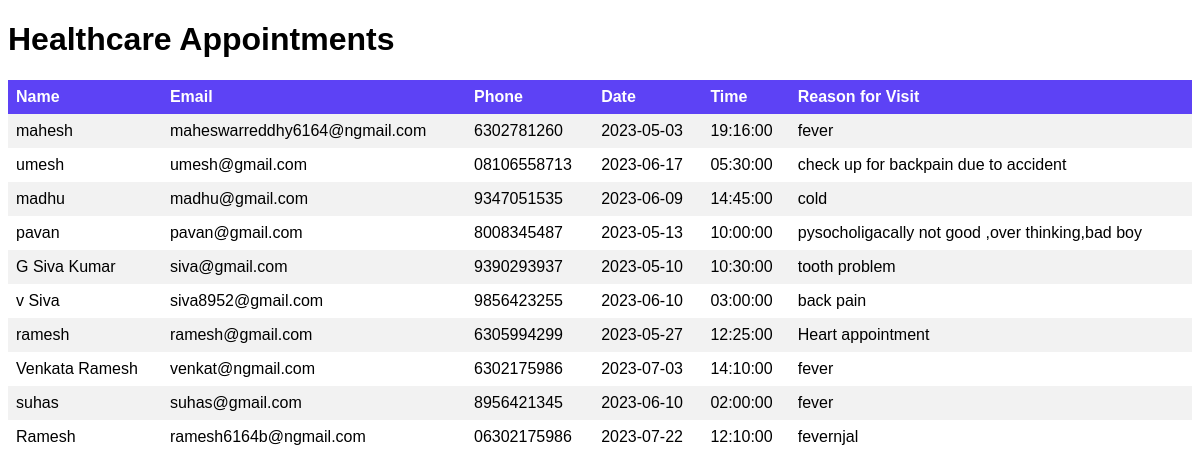
The app's page /patientinformation.php with its own data.
### tables this page shows
CREATE TABLE `appointments` (
  `id` int(6) UNSIGNED NOT NULL,
  `name` varchar(30) NOT NULL,
  `email` varchar(50) NOT NULL,
  `phone` varchar(20) NOT NULL,
  `date` date NOT NULL,
  `time` time NOT NULL,
  `reason` varchar(500) NOT NULL
);

### patientinformation.php (the view, shortened to what this page needs)
<?php
$db = new mysqli('localhost', 'root', '', 'healthcare');
$sql = "SELECT * FROM appointments";
$result = $db->query($sql);
if ($result->num_rows > 0) {
    $appointments = array();
    while($row = $result->fetch_assoc()) {
        $appointments[] = $row;
    }
} else {
    echo "No appointments found.";
}
?>
<!DOCTYPE html>
<html>
<head>
</head>
<body>
    <h1>Healthcare Appointments</h1>
    <?php if (!empty($appointments)): ?>
    <table>
        <tr>
            <th>Name</th>
            <th>Email</th>
            <th>Phone</th>
            <th>Date</th>
            <th>Time</th>
            <th>Reason for Visit</th>
        </tr>
        <?php foreach ($appointments as $appointment): ?>
        <tr>
            <td><?php echo $appointment['name']; ?></td>
            <td><?php echo $appointment['email']; ?></td>
            <td><?php echo $appointment['phone']; ?></td>
            <td><?php echo $appointment['date']; ?></td>
            <td><?php echo $appointment['time']; ?></td>
            <td><?php echo $appointment['reason']; ?></td>
        </tr>
        <?php endforeach; ?>
    </table>
    <?php else: ?>
    <p>No appointments found.</p>
    <?php endif; ?>
</body>
</html>

### patientinformation.php (style rules this page uses)
body { font-family: Arial, sans-serif; }
table { border-collapse: collapse; width: 100%; }
th, td { text-align: left; padding: 8px; }
th { background-color: #5d42f5; color: white; }
tr:nth-child(even) { background-color: #f2f2f2; }

### records on screen
appointments: name "mahesh", email "maheswarreddhy6164@ngmail.com", phone "6302781260", date "2023-05-03", time "19:16:00", reason "fever"
appointments: name "umesh", email "umesh@gmail.com", phone "08106558713", date "2023-06-17", time "05:30:00", reason "check up for backpain due to accident"
appointments: name "madhu", email "madhu@gmail.com", phone "9347051535", date "2023-06-09", time "14:45:00", reason "cold"
appointments: name "pavan", email "pavan@gmail.com", phone "8008345487", date "2023-05-13", time "10:00:00", reason "pysocholigacally not good ,over thinking,bad boy"
appointments: name "G Siva Kumar", email "siva@gmail.com", phone "9390293937", date "2023-05-10", time "10:30:00", reason "tooth problem"
appointments: name "v Siva", email "siva8952@gmail.com", phone "9856423255", date "2023-06-10", time "03:00:00", reason "back pain"
appointments: name "ramesh", email "ramesh@gmail.com", phone "6305994299", date "2023-05-27", time "12:25:00", reason "Heart appointment"
appointments: name "Venkata Ramesh", email "venkat@ngmail.com", phone "6302175986", date "2023-07-03", time "14:10:00", reason "fever"
appointments: name "suhas", email "suhas@gmail.com", phone "8956421345", date "2023-06-10", time "02:00:00", reason "fever"
appointments: name "Ramesh", email "ramesh6164b@ngmail.com", phone "06302175986", date "2023-07-22", time "12:10:00", reason "fevernjal"
